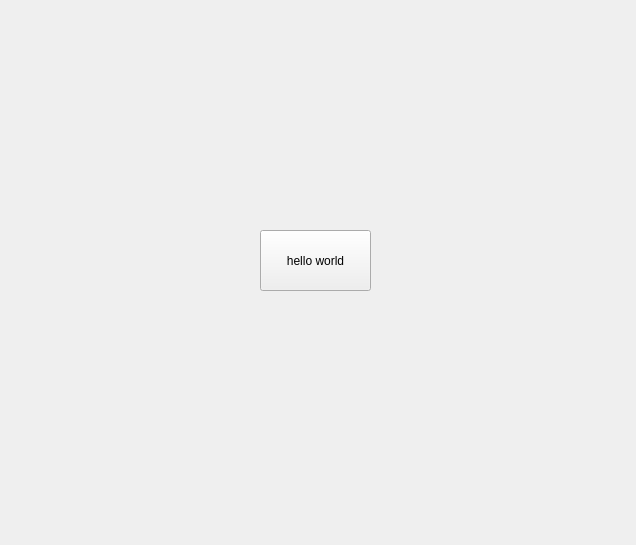
<?xml version="1.0" encoding="UTF-8"?>
<ui version="4.0">
 <class>Widget</class>
 <widget class="QWidget" name="Widget">
  <property name="geometry">
   <rect>
    <x>0</x>
    <y>0</y>
    <width>636</width>
    <height>545</height>
   </rect>
  </property>
  <property name="windowTitle">
   <string>Widget</string>
  </property>
  <widget class="QPushButton" name="pushButton">
   <property name="geometry">
    <rect>
     <x>260</x>
     <y>230</y>
     <width>111</width>
     <height>61</height>
    </rect>
   </property>
   <property name="text">
    <string>hello world</string>
   </property>
  </widget>
 </widget>
 <resources/>
 <connections/>
</ui>
